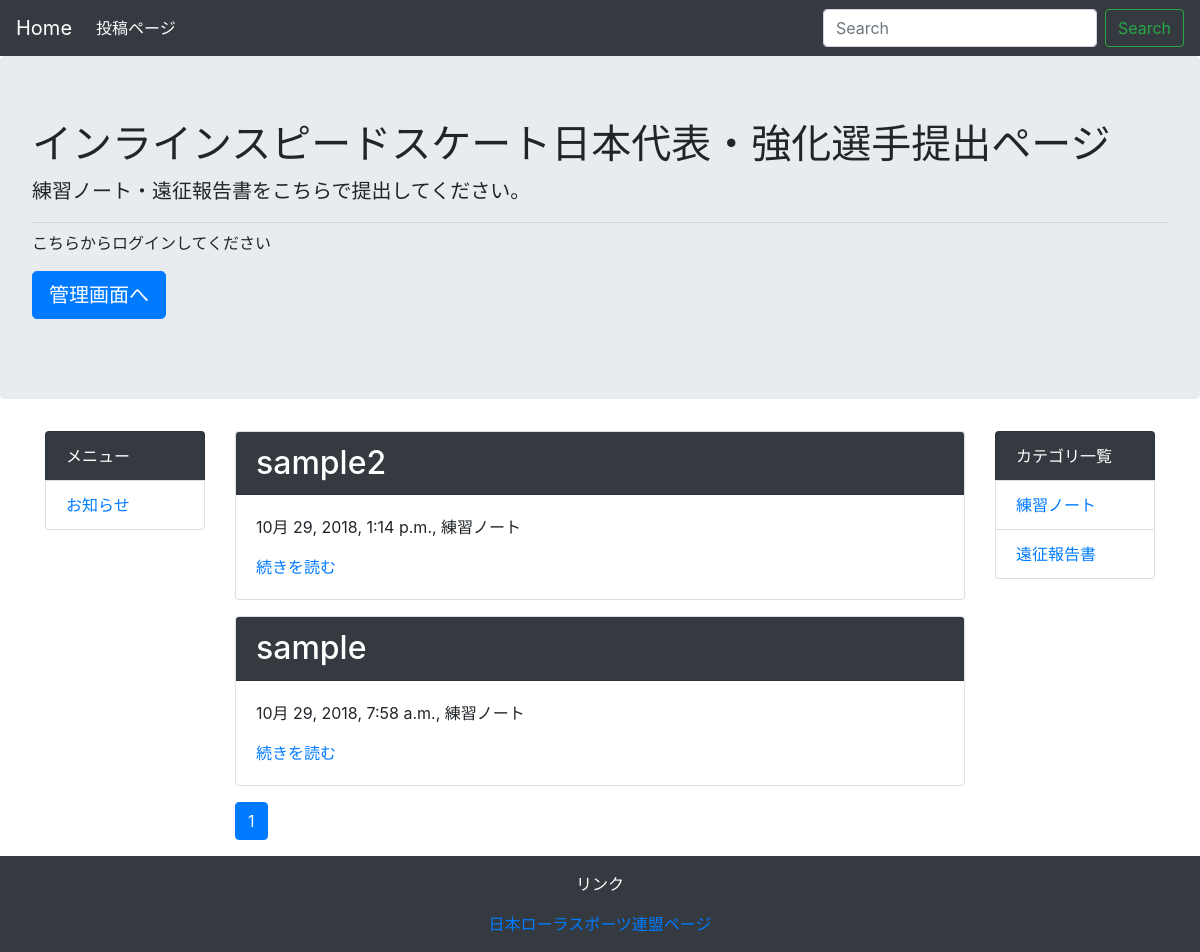
Page /category/1/ on the committed database.
### homepage/models.py (models this page shows, shortened)
class Menu(models.Model):
    name = models.CharField('メニュー名', max_length=255)
    created_at = models.DateTimeField('作成日', default=timezone.now)
    def __str__(self):
        return self.name

class TrainingNote(models.Model):
    title = models.CharField('タイトル',max_length=255)
    text = models.TextField('本文')
    created_at = models.DateTimeField('提出日',default=timezone.now)
    category = models.ForeignKey(Category, verbose_name='カテゴリ', on_delete=models.PROTECT)

class Category(models.Model):
    name = models.CharField('カテゴリ名',max_length=255)
    created_at = models.DateTimeField('作成日', default=timezone.now)
    def __str__(self):
        return self.name

### homepage/views.py (the view)
# urls.py: path('category/<int:pk>/',views.CategoryView.as_view(),name='category'),
class CategoryView(generic.ListView):
    model = TrainingNote
    paginate_by = 10
    sucusess_url = reverse_lazy("homepage:index")
    permission_required = ("homepage.add_trainingnote", "homepage.change_trainingnote")
    def get_queryset(self):
        category = get_object_or_404(Category, pk=self.kwargs['pk'])
        queryset = TrainingNote.objects.order_by('-created_at').filter(category=category)
        return queryset

### homepage/context_processors.py (called while the page is built)
def common(request):
    context = {
        'category_list': Category.objects.all(),
        'menu_list': Menu.objects.all(),
    }
    return context

### trainingnote/templatetags/mytag.py (called while the page is built)
@register.simple_tag
def url_replace(request, field, value):
    url_dict = request.GET.copy()
    url_dict[field] = str(value)
    return url_dict.urlencode()

### homepage/templates/homepage/trainingnote_list.html
{% extends 'homepage/base.html' %}
{% block content %}
    {% for trainingnote in trainingnote_list %}
        <div class="card mb-3">
            <h2 class="card-header bg-dark text-white">{{ trainingnote.title }}</h2>
            <div class="card-body">
                <p>{{ trainingnote.created_at }}, {{ trainingnote.category }}</p>
                <a href="{% url 'homepage:detail' trainingnote.pk %}">続きを読む</a>
            </div>
        </div>
    {% endfor %}
    {% include 'homepage/page.html' %}
{% endblock %}

### homepage/templates/homepage/base.html (shortened to what this page needs)
<!DOCTYPE html>
<html lang="ja">
  <head>
    <link rel="stylesheet" href="https://stackpath.bootstrapcdn.com/bootstrap/4.1.3/css/bootstrap.min.css">
  </head>
  <body>
    <nav class="navbar navbar-expand-lg navbar-dark bg-dark">
        <a class="navbar-brand" href="#">Home</a>
        <div class="collapse navbar-collapse" id="navbarSupportedContent">
            <ul class="navbar-nav mr-auto">
                <li class="nav-item active">
                    <a class="nav-link" href="{% url 'admin:index' %}">投稿ページ</a></a>
                </li>
            </ul>
            <form class="form-inline my-2 my-lg-0" method="GET" action="{% url 'homepage:index' %}">
                <input class="form-control mr-sm-2" type="text" placeholder="Search" aria-label="Search" name="keyword">
                <button class="btn btn-outline-success my-2 my-sm-0" type="submit">Search</button>
            </form>
        </div>
    </nav>
    <div class="jumbotron">
        <h1 class="display-">インラインスピードスケート日本代表・強化選手提出ページ</h1>
        <p class="lead">練習ノート・遠征報告書をこちらで提出してください。
        </p>
        <hr class="my-2">
        <p>こちらからログインしてください</p>
        <p class="lead">
            <a class="btn btn-primary btn-lg" href="{% url 'admin:index' %}" role="button">管理画面へ</a>
        </p>
    </div>
    <div class="container">
        <div class="row">
            <div class="col-md-2">
                <ul class="list-group">
                    <li class="list-group-item bg-dark text-white">メニュー</li>
                    {% for menu in menu_list %}
                        <li class="list-group-item"><a href="{% url 'homepage:menu' menu.pk %}">{{ menu }}</a></li>
                    {% endfor %}
                </ul>
            </div>
            <div class="col-md-8">
                {% block content %}
                {% endblock %}
            </div>
            <div class="col-md-2">
                <ul class="list-group">
                    <li class="list-group-item bg-dark text-white">カテゴリ一覧</li>
                    {% for category in category_list %}
                        <li class="list-group-item"><a href="{% url 'homepage:category' category.pk %}">{{ category }}</a></li>
                    {% endfor %}
                </ul>
            </div>
        </div>
    </div>
    <footer class="bg-dark text-white text-center py-3">
        <p>リンク</p>
        <a href="http://jrsf.or.jp/speed/">日本ローラスポーツ連盟ページ</a><br>
    </footer>
  </body>
</html>

### rows in the picture
Menu: name "お知らせ"
TrainingNote: title "sample2", created_at "10月 29, 2018, 1:14 p.m.", category "練習ノート"
TrainingNote: title "sample", created_at "10月 29, 2018, 7:58 a.m.", category "練習ノート"
Category: name "練習ノート"
Category: name "遠征報告書"

### other values in the picture
{{ link_page }} "1"
